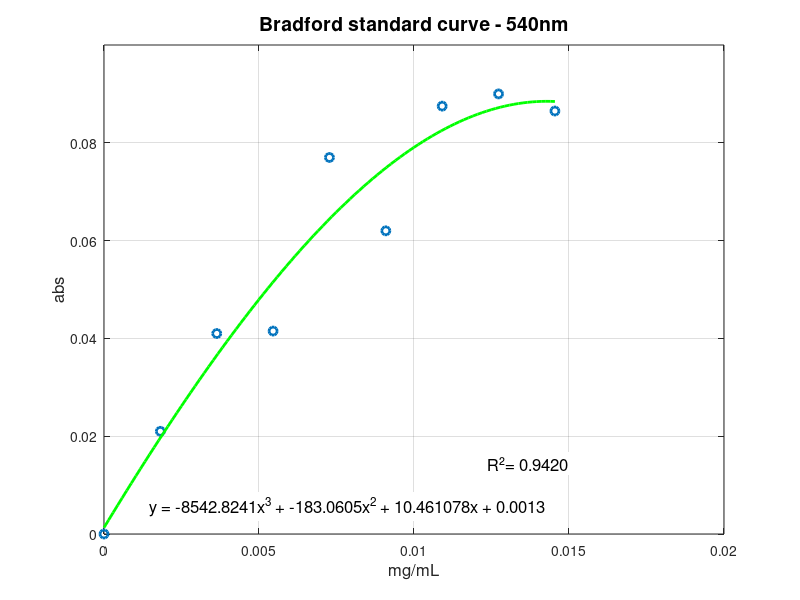
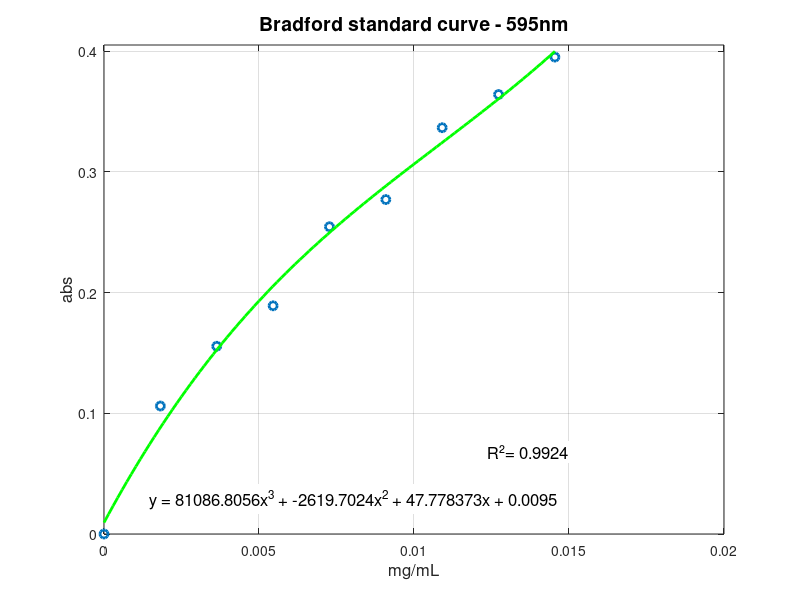

These charts were generated, in order, by the following MATLAB code: (Note: this script raises an error after producing the figures.)
clear all; close all; clc
format long

% setting concentration values for albumine in standard curve

albu_concentration=0.2;

albu_volumes=[0 10 20 30 40 50 60 70 80];

final_volume=1.1;

albu_standard=albu_concentration*albu_volumes*1e-6/1e-3/final_volume;

max_albu=max(albu_standard);

% data processing

white595_1=[0.000 0.111 0.162 0.193 0.258 0.263 0.334 0.376 0.407];
white595_2=[0.000 0.101 0.149 0.185 0.251 0.291 0.339 0.352 0.383];
data.white595_mean=mean([white595_1; white595_2]);

di595_1=[0.342 0.262 0.068];
di595_2=[0.345 0.266 0.062];
sample.di595_mean=mean([di595_1; di595_2]);

dc595_1=[0.332 0.291 0.278];
dc595_2=[0.344 0.272 0.223];
sample.dc595_mean=mean([dc595_1; dc595_2]);

white540_1=[0.000 0.025 0.048 0.044 0.076 0.054 0.084 0.097 0.093];
white540_2=[0.000 0.017 0.034 0.039 0.078 0.070 0.091 0.083 0.080];
data.white540_mean=mean([white540_1; white540_2]);

di540_1=[0.000 0.014 0.014];
di540_2=[0.000 0.016 0.010];
sample.di540_mean=mean([di540_1; di540_2]);

dc540_1=[0.000 0.010 0.002];
dc540_2=[0.000 0.000 0.000];
sample.dc540_mean=mean([dc540_1; dc540_2]);

% best R2 and save linear coef

x_degree=3;
r2_dict=containers.Map();
r2_540_values_x=[];
r2_595_values_x=[];

for z=1:2
    if z==1
        wavelength='540';
    else
        wavelength='595';
    end
    for y=1:x_degree
        current_data_test=['white' wavelength '_mean'];
        current_group_test=data.(current_data_test);
        current_coef_r2_test=polyfit(albu_standard, current_group_test, y);
        y_pol_r2_x=polyval(current_coef_r2_test, albu_standard);
        sqs_r2_x=sum((current_group_test-y_pol_r2_x).^2);
        stq_r2_x=sum((current_group_test-mean(current_group_test)).^2);
        r2_test_x=1-(sqs_r2_x/stq_r2_x);
        if z==1
            r2_540_values_x(end+1)=r2_test_x;
            keyname=sprintf('540 degree %d', y);
            r2_dict(keyname)=r2_test_x;
        else
            r2_595_values_x(end+1)=r2_test_x;
            keyname=sprintf('595 degree %d', y);
            r2_dict(keyname)=r2_test_x;
        end
        if y==1
            if z==1
                lin.linear_coef_540=current_coef_r2_test;
            elseif z==2
                lin.linear_coef_595=current_coef_r2_test;
            end
        end
    end
end
[r2_540_max, idx540]=max(r2_540_values_x);
[r2_595_max, idx595]=max(r2_595_values_x);
for a=1:2
    if a==1
        keyhead='540 degree %d';
        r2_max=r2_540_max;
        best_degree=sprintf('degree %d', idx540);
        idx=idx540;
        wavelength='540';
    else
        keyhead='595 degree %d';
        r2_max=r2_595_max;
        best_degree=sprintf('degree %d', idx595);
        idx=idx595;
        wavelength='595';
    end
    fprintf('Best %s degree is %s and it R² value is %.20f\n', wavelength, best_degree, r2_max)
    for u=1:x_degree
        keyname=sprintf(keyhead, u);
        if u~=idx
            fprintf('For %s, R² value is %.20f\n', keyname, r2_dict(keyname))
        end
    end
end

% plotting bradford standard graph for 540nm and 595nm
value.coef_540=polyfit(albu_standard, data.white540_mean, idx540);
value.coef_595=polyfit(albu_standard, data.white595_mean, idx595);
x_fit=linspace(min(albu_standard), max(albu_standard), 100);
% R2 --------------------------------------------------------
y_pol_540=polyval(value.coef_540, albu_standard);
y_pol_595=polyval(value.coef_595, albu_standard);
sqs_540=sum((data.white540_mean-y_pol_540).^2);
sqs_595=sum((data.white595_mean-y_pol_595).^2);
stq_540=sum((data.white540_mean-mean(data.white540_mean)).^2);
stq_595=sum((data.white595_mean-mean(data.white595_mean)).^2);
R2_540=1-(sqs_540/stq_540);
R2_595=1-(sqs_595/stq_595);
%-------------------------------------------------------------
for m=1:2
    if m==1
        wavelength='540';
        idx_value=idx540;
    else
        wavelength='595';
        idx_value=idx595;
    end
    current_coef=['coef_' wavelength];
    current_poly=value.(current_coef);
    current_white=['white' wavelength '_mean'];
    current_data=data.(current_white);
    figure
    plot(albu_standard, current_data, 'o', 'LineWidth', 2)
    grid on
    xlabel('mg/mL', 'FontSize', 12)
    ylabel('abs', 'FontSize', 12)
    max_white_mean=max(current_data);
    ylim([0 max_white_mean+0.01])
    titulo=['Bradford standard curve - ' wavelength 'nm'];
    title(titulo, 'FontSize', 14)
    hold on
    y_fit=polyval(current_poly, x_fit);
    plot(x_fit, y_fit, '-g', 'LineWidth', 2)
    if idx_value==1
        eq_poly = sprintf('y = %4fx + %.4f', current_poly(1), current_poly(2));
    elseif idx_value==2
        eq_poly = sprintf('y = %.4fx^2 + %4fx + %.4f', current_poly(1), current_poly(2), current_poly(3));
    elseif idx_value==3
        eq_poly = sprintf('y = %.4fx^3 + %.4fx^2 + %4fx + %.4f', current_poly(1), current_poly(2), current_poly(3), current_poly(4));
    end
    text_x = min(x_fit) + 0.1*(max(x_fit) - min(x_fit));
    text_y = min(y_fit) + 0.05*(max(y_fit) - min(y_fit));
    text(text_x, text_y, eq_poly, 'FontSize', 12, 'BackgroundColor', 'w')
    if m==1
        R2_text=sprintf('R²= %.4f', R2_540);
    elseif m==2
        R2_text=sprintf('R²= %.4f', R2_595);
    end
    text_x2 = max(x_fit) - 0.15*(max(x_fit) - min(x_fit));
    text_y2 = min(y_fit) + 0.15*(max(y_fit) - min(y_fit));
    text(text_x2, text_y2, R2_text, 'FontSize', 12, 'BackgroundColor', 'w')
    hold off
    filename=['output/bradford_standard_curve_' wavelength];
    print ('-dpng', filename)
end

% calculating samples concentrations and matching it into the curve -
% Newton-Raphson
final.dc540_roots=[];
final.di540_roots=[];
final.dc595_roots=[];
final.di595_roots=[];
for n=1:2
    if n==1
        wavelength='540';
    else
        wavelength='595';
    end
    current_coef=['coef_' wavelength];
    current_poly=value.(current_coef);
    current_linear_coef=['linear_coef_' wavelength];
    current_lin=lin.(current_linear_coef);
    for k=1:2
        if k==1
            sample_type='c';
        else
            sample_type='i';
        end
        current_sample=['d' sample_type wavelength '_mean'];
        current_abs=sample.(current_sample);
        current_group=['d' sample_type wavelength '_roots'];
        for l=1:length(current_abs)
            error_absol=1000;
            f=current_poly;
            disp('f')
            disp(roots(f))
            f(end)=f(end)-current_abs(l);
            disp('root')
            disp(['d' sample_type wavelength '_' string(l)])
            disp(roots(f))
            df=polyder(f);
            current_lin_root=(current_lin(2)-current_abs(l))/current_lin(1);
            x=current_lin_root;
            counter=0;
            while error_absol>1e-4 && counter<100
                f_x=polyval(f, x);
                df_x=polyval(df,x);
                xi=x-(f_x/df_x);
                error_absol=abs(xi-x);
                x=xi;
                counter=counter+1;
                if x<0 && current_lin_root>0
                    while x<0
                        x=rand()*current_lin_root;
                    end
                end
            end
            if counter<100
                final.(current_group)(end+1)=xi;
            else
                final.(current_group)(end+1)=current_lin_root;
                disp('iteration out')
                disp(final.(current_group)(end))
            end
        end
    end
end

disp('dc 540nm roots:')
disp(final.dc540_roots)
disp('di 540nm roots:')
disp(final.di540_roots)
disp('relative difference between dc540 and di540 (%):')
relative_540=abs((final.dc540_roots-final.di540_roots)./final.dc540_roots)*100;
disp(relative_540)
disp('dc 595nm roots:')
disp(final.dc595_roots)
disp('di 595nm roots:')
disp(final.di595_roots)
disp('relative difference between dc595 and di595 (%):')
relative_595=abs((final.dc595_roots-final.di595_roots)./final.dc595_roots)*100;
disp(relative_595)

% saving manipulated data
result_roots=[final.dc540_roots; final.di540_roots; relative_540; final.dc595_roots; final.di595_roots; relative_595];
file_name=['output/sample_concentration.csv'];
fid = fopen(file_name, 'w');
fprintf(fid,'sample concentration data; \n ');
fprintf(fid,' \n');
fprintf(fid,'dc 540 (mg/mL);;; di 540 (mg/mL);;; relative difference dc/di (percentage);;; dc 595 (mg/mL);;; di 595 (mg/mL);;; relative difference dc/di (percentage);;; \n');
fprintf(fid,'%6.4f;', result_roots');
fclose(fid);

% plotting target concentrations on the original graph

for m=1:2
    if m==1
        wavelength='540';
    else
        wavelength='595';
    end
    for n=1:3
        if n==1
            sample_type='c';
        else
            sample_type='i';
        end
        current_coef=['coef_' wavelength];
        current_poly=value.(current_coef);
        current_white=['white' wavelength '_mean'];
        current_data=data.(current_white);
        current_sample=['d' sample_type wavelength '_mean'];
        current_abs=sample.(current_sample);
        current_group=['d' sample_type wavelength '_roots'];
        current_roots=final.(current_group);
        figure
        plot(albu_standard, current_data, 'o', 'LineWidth', 2)
        grid on
        xlabel('mg/mL', 'FontSize', 12)
        ylabel('abs', 'FontSize', 12)
        max_white_mean=max(current_data);
        ylim([0 max_white_mean+0.01])
        titulo=['Bradford curve with samples - ' wavelength 'nm'];
        title(titulo, 'FontSize', 14)
        hold on
        y_fit=polyval(current_poly, x_fit);
        plot(x_fit, y_fit, '-g', 'LineWidth', 2)
        handle1=plot(current_roots, current_abs, 's', 'MarkerEdgeColor','k','MarkerFaceColor','r', 'MarkerSize', 8);
        if n==3
            second_sample=['dc' wavelength '_mean'];
            second_abs=sample.(second_sample);
            second_group=['dc' wavelength '_roots'];
            second_roots=final.(second_group);
            handle2=plot(second_roots, second_abs, 's', 'MarkerEdgeColor','k','MarkerFaceColor','b', 'MarkerSize', 8);
            current_roots=[current_roots second_roots];
            current_abs=[current_abs second_abs];
        end
        for o=1:length(current_roots)
            x=current_roots(o);
            y=current_abs(o);
            line([x x], [0 y], 'Color', [0.5 0.5 0.5], 'LineStyle', '--')
            line([0 x], [y y], 'Color', [0.5 0.5 0.5], 'LineStyle', '--')
            if n==3 && o>3
                x2=current_roots(o);
                y2=current_abs(o);
                line([x2 x2], [0 y2], 'Color', [1 0 1], 'LineStyle', '--')
                line([0 x2], [y2 y2], 'Color', [1 0 1], 'LineStyle', '--')
            end
        end
        if n==3
            legend([handle1, handle2], {'di', 'dc'}, 'Location', 'southeast');
        else
            legend(handle1, ['d' sample_type], 'Location', 'southeast');
        end
        min_root=min(current_roots);
        max_root=max(current_roots);
        if min_root>0
            if max_root>max_albu
                xlim([0 max_root+0.005*max_root])
            else
                xlim([0 max_albu+0.005*max_albu])
            end
        else
            if max_root>max_albu
                xlim([min_root-0.005*abs(min_root) max_root+0.005*max_root])
            else
                if abs(max_albu-max_root)<0.15*max_root
                    xlim([min_root-0.005*abs(min_root) max_albu+0.005*max_albu])
                else
                    % change % position to generate a zoomed picture or
                    % standard version
                    xlim([min_root-0.005*abs(min_root) max_albu+0.005*max_albu])
                    %xlim([min_root-0.005*abs(min_root) max_root+0.1*max_root])
                end
            end
        end
        hold off
        filename=['output/bradford_curve_sample_' wavelength '-' num2str(n)];
        print ('-dpng', filename)
    end
end

% statistical analysis

% pearson correlation for dilution vs absorbance
sample_volumes=[100 50 20];
sample_volumes=sample_volumes*1e-6;
water_volume=[0 50 80];
water_volume=water_volume*1e-6;
bradford_volume=1e-3;
dilution_volume=sample_volumes ./ (sample_volumes+water_volume+bradford_volume);
[r1, p1]=corrcoef(sample.dc540_mean, dilution_volume);
[r2, p2]=corrcoef(sample.di540_mean, dilution_volume);
[r3, p3]=corrcoef(sample.dc595_mean, dilution_volume);
[r4, p4]=corrcoef(sample.di595_mean, dilution_volume);
disp('dc 540nm dilution correlation:')
disp(r1(1,2))
disp(p1(1,2))
disp('di 540nm dilution correlation:')
disp(r2(1,2))
disp(p2(1,2))
disp('dc 595nm dilution correlation:')
disp(r3(1,2))
disp(p3(1,2))
disp('di 595nm dilution correlation:')
disp(r4(1,2))
disp(p4(1,2))

% t-test for controlled/induced comparison and wavelength relevance

[h1, p5]=ttest(sample.dc540_mean, sample.di540_mean);
[h2, p6]=ttest(sample.dc595_mean, sample.di595_mean);
[h3, p7]=ttest2(sample.dc540_mean, sample.dc595_mean);
[h4, p8]=ttest2(sample.di540_mean, sample.di595_mean);
disp('dc/di 540nm correlation t:')
disp(h1)
disp(p5)
disp('dc/di 595 correlation t:')
disp(h2)
disp(p6)
disp('dc 540nm/595nm correlation t2:')
disp(h3)
disp(p7)
disp('di 540nm/595nm correlation t2:')
disp(h4)
disp(p8)

% white standard curve linearity and wavelength test

[h5, p9]=ttest(data.white540_mean, data.white595_mean);
[r5, p10]=corrcoef(albu_standard, data.white540_mean);
[r6, p11]=corrcoef(albu_standard, data.white595_mean);
disp('white standard wavelength correlation:')
disp(h5)
disp(p9)
disp('white 540nm linearity strength:')
disp(r5(1,2))
disp(p10(1,2))
disp('white 595nm linearity strength:')
disp(r6(1,2))
disp(p11(1,2))

% saving statistics data
result_stats=[r1(1,2); r2(1,2); r3(1,2); r4(1,2); h1; h2; h3; h4; h5; r5(1,2); r6(1,2)];
p_results=[p1(1,2); p2(1,2); p3(1,2); p4(1,2); p5; p6; p7; p8; p9; p10(1,2); p11(1,2)];
file_name=['output/statistical_curves_analysis.csv'];
fdd = fopen(file_name, 'w');
fprintf(fdd,'experimental curves statistical data; \n ');
fprintf(fdd,' \n');
fprintf(fdd,['data type; dc/540 pearson dilution; di/540 pearson dilution; dc/595 pearson dilution; ' ...
    'di/595 pearson dilution; dc/di 540 t; dc/di 595 t; dc 540/595 t2; di 540/595 t2; white t; white 540 pearson; ' ...
    'white 595 pearson; \n']);
fprintf(fdd,'results; %6.4f; %6.4f; %6.4f; %6.4f; %6.4f; %6.4f; %6.4f; %6.4f; %6.4f; %6.4f; %6.4f; \n', result_stats);
fprintf(fdd,'pvalues; %6.4f; %6.4f; %6.4f; %6.4f; %6.4f; %6.4f; %6.4f; %6.4f; %6.4f; %6.4f; %6.4f;', p_results);
fclose(fdd);
